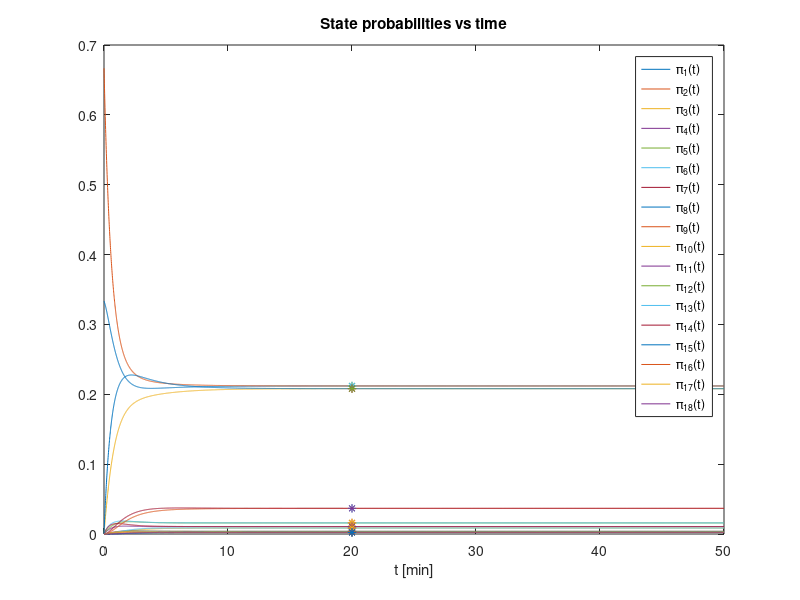

The MATLAB source for this figure:
clear all % clears variables and functions from memory
close all % closes all open figures
clc % cleares the command window

% Parameters
% Poisson process with average 
% lap finish car 1 average
car1_lap_time = 1.5; %minutes
% lap finish car 2 average 
car2_lap_time = 1.5; %minutes
% pit finish average
pit_time = 0.4 %minutes
% need to pit for car 1 average
car1_pit_time = 15 %minutes
% need to pit for car 2 average
car2_pit_time = 15 %minutes

lambda_1 = 1/car1_lap_time; % [laps/min]
lambda_2 = 1/car2_lap_time; % [laps/min]
sigma = 1/pit_time; % [finish/min]
mu_1 = 1/car1_pit_time; % [pit_needed/min]
mu_2 = 1/car2_pit_time; % [pit_needed/min]
p = 1/3; %probability of car 1 starting ahead
pi0 = [ p (1-p) 0 0 0 0 0 0 0 0 0 0 0 0 0 0 0 0 ];
tstar = 20; % time of interest

% Transition rate matrix
Q = [-(lambda_1+lambda_2+mu_1+mu_2)	lambda_2	lambda_1	mu_1	mu_2	0	0	0	0	0	0	0	0	0	0	0	0	0;
     lambda_1	-(lambda_1+lambda_2+mu_1+mu_2)	0	0	0	mu_1	mu_2	lambda_2	0	0	0	0	0	0	0	0	0	0;
     lambda_2	0	-(lambda_2+mu_2)	0	0	0	0	0	mu_2	0	0	0	0	0	0	0	0	0;
     0	0	0	-(lambda_1+lambda_2)	0	lambda_2	0	0	0	0	0	0	0	0	0	lambda_1	0	0;
     0	0	0	0	-(lambda_1+lambda_2)	0	0	0	lambda_1	0	0	lambda_2	0	0	0	0	0	0;
     0	0	0	0	0	-(lambda_1+lambda_2)	0	0	0	0	lambda_1	0	0	lambda_2	0	0	0	0;
     0	0	0	0	lambda_1	0	-(lambda_1+lambda_2)	0	0	0	0	0	0	0	0	0	lambda_2	0;
     0	lambda_1	0	0	0	0	0	-(lambda_1+mu_1)	0	0	0	0	0	mu_1	0	0	0	0;
     0	0	0	0	0	0	0	0	-lambda_2	lambda_2	0	0	0	0	0	0	0	0;
     sigma	0	0	0	0	0	0	0	0	-(sigma+lambda_1)	0	0	0	0	lambda_1	0	0	0;
     sigma	0	0	0	0	0	0	0	0	0	-(sigma+lambda_2)	0	lambda_2	0	0	0	0	0;
     0	sigma	0	0	0	0	0	0	0	lambda_1	0	-(sigma+lambda_1)	0	0	0	0	0	0;
     0	sigma	0	0	0	0	0	0	0	0	0	0	-(sigma+lambda_2)	0	0	0	0	lambda_2;
     0	0	0	0	0	0	0	0	0	0	0	0	lambda_1	-lambda_1	0	0	0	0;
     0	0	sigma	0	0	0	0	0	0	0	0	0	0	0	-sigma	0	0	0;
     0	0	sigma	0	0	0	0	0	0	0	lambda_2	0	0	0	0	-(sigma+lambda_2)	0	0;
     0	0	0	0	0	0	0	sigma	0	0	0	lambda_1	0	0	0	0	-(sigma+lambda_1)	0;
     0	0	0	0	0	0	0	sigma	0	0	0	0	0	0	0	0	0	-sigma];

% State probabilities at time tstar
pi_tstar = pi0*expm(Q*tstar)
sum(pi_tstar)
% Plot of state probabilities vs time
T = 0:0.01:50;
PI = [];
for t = T
    PI = [ PI ; pi0*expm(Q*t) ];
end
figure
plot(T,PI,tstar,pi_tstar,'*')
title('State probabilities vs time')
xlabel('t [min]')
legend('\pi_1(t)','\pi_2(t)','\pi_3(t)','\pi_4(t)','\pi_5(t)',...
    '\pi_6(t)', '\pi_7(t)', '\pi_8(t)', '\pi_9(t)','\pi_1_0(t)',...
    '\pi_1_1(t)','\pi_1_2(t)','\pi_1_3(t)','\pi_1_4(t)','\pi_1_5(t)',...
    '\pi_1_6(t)','\pi_1_7(t)', '\pi_1_8(t)')